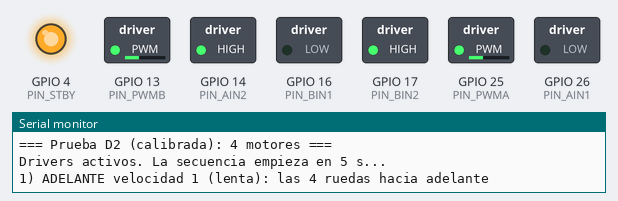
The sketch below on a simulated ESP32. Shown: switched loads named in the sketch (green lamp = pin HIGH), output pins drawn as LEDs (lit = HIGH), the last lines printed to the serial monitor.

Above: at 5.3 s.
At 9.3 s:
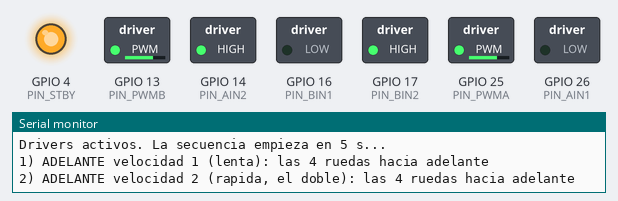
At 17.3 s:
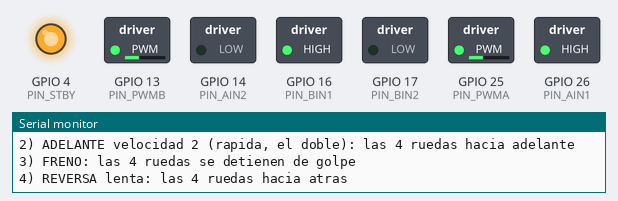
At 21.3 s:
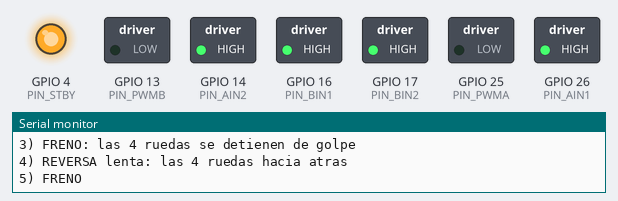
At 29.3 s:
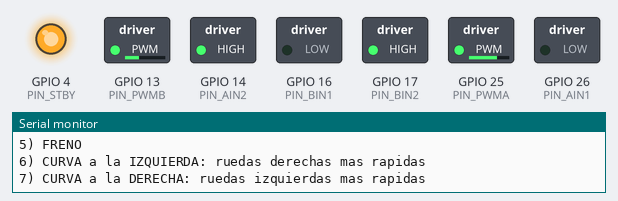
At 37.3 s:
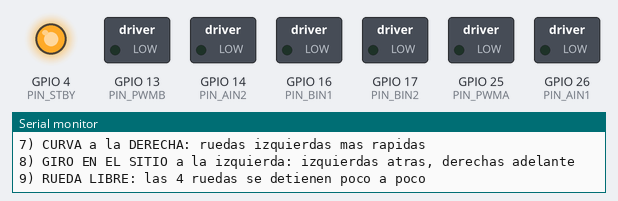
Timing chart, 0 to 38.8 s (numbered marks = the images above):
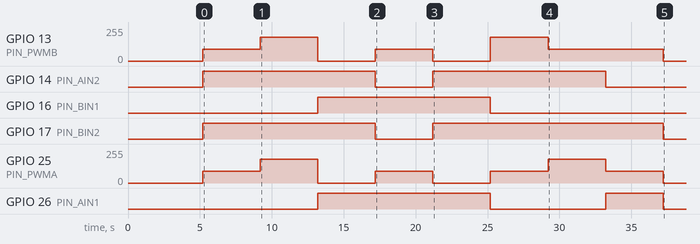

The sketch:

Demo_RuedasDrivers_Funcional.ino
```cpp
// =============================================================
// Prueba D2 (calibrada) - 4 motores con 2 TB6612FNG (senales compartidas)
// Placa: ESP32 DEVKIT V1 en placa de expansion G/V/S  |  Core esp32 3.3.12
// Lado IZQUIERDO = canal A de ambos drivers   Lado DERECHO = canal B de ambos drivers
// Conexiones (fila S): GPIO25->PWMA  GPIO26->AIN1  GPIO14->AIN2
//                      GPIO13->PWMB  GPIO16->BIN1  GPIO17->BIN2  GPIO4->STBY
// Secuencia (4 s por etapa): adelante lento, adelante rapido, freno, atras,
//                            curva izquierda, curva derecha, giro en el sitio, rueda libre
// =============================================================

// ---------- Pines del ESP32 hacia los TB6612 ----------
const int PIN_PWMA = 25;   // Velocidad lado izquierdo
const int PIN_AIN1 = 26;   // Sentido lado izquierdo
const int PIN_AIN2 = 14;   // Sentido lado izquierdo
const int PIN_PWMB = 13;   // Velocidad lado derecho
const int PIN_BIN1 = 16;   // Sentido lado derecho (RX2 en algunas placas)
const int PIN_BIN2 = 17;   // Sentido lado derecho (TX2 en algunas placas)
const int PIN_STBY = 4;    // 1 = drivers activos, 0 = standby

// ---------- Calibracion del montaje (verificada con la Prueba D3) ----------
const bool INVERTIR_IZQUIERDA = true;
const bool INVERTIR_DERECHA   = true;

// ---------- PWM ----------
const uint32_t FRECUENCIA_PWM = 20000;  // 20 kHz: no se escucha
const uint8_t  RESOLUCION_PWM = 10;     // Valores de 0 a 1023
const int32_t  PWM_MAXIMO     = 716;    // 70 %: con 8.4 V el motor recibe ~5.9 V
const int32_t  PWM_LENTO      = 358;    // 35 %: mitad del maximo (velocidad 1)

const unsigned long DURACION_ETAPA_MS = 4000;

// Mueve un lado. velocidad: de -PWM_MAXIMO a +PWM_MAXIMO (positivo = adelante, negativo = atras)
void moverLado(int pinPwm, int pinIn1, int pinIn2, int32_t velocidad, bool invertir) {
  if (invertir) {
    velocidad = -velocidad;               // Compensa la orientacion del montaje
  }
  if (velocidad > PWM_MAXIMO) {
    velocidad = PWM_MAXIMO;               // Limite superior
  }
  if (velocidad < -PWM_MAXIMO) {
    velocidad = -PWM_MAXIMO;              // Limite inferior
  }

  if (velocidad >= 0) {                   // IN1 alto, IN2 bajo
    digitalWrite(pinIn1, HIGH);
    digitalWrite(pinIn2, LOW);
    ledcWrite(pinPwm, (uint32_t)velocidad);
  } else {                                // IN1 bajo, IN2 alto
    digitalWrite(pinIn1, LOW);
    digitalWrite(pinIn2, HIGH);
    ledcWrite(pinPwm, (uint32_t)(-velocidad));
  }
}

// Mueve ambos lados con velocidades independientes
void mover(int32_t velocidadIzquierda, int32_t velocidadDerecha) {
  moverLado(PIN_PWMA, PIN_AIN1, PIN_AIN2, velocidadIzquierda, INVERTIR_IZQUIERDA);
  moverLado(PIN_PWMB, PIN_BIN1, PIN_BIN2, velocidadDerecha,   INVERTIR_DERECHA);
}

// Freno activo en los 4 motores: IN1 = IN2 = alto
void frenar() {
  digitalWrite(PIN_AIN1, HIGH);
  digitalWrite(PIN_AIN2, HIGH);
  digitalWrite(PIN_BIN1, HIGH);
  digitalWrite(PIN_BIN2, HIGH);
  ledcWrite(PIN_PWMA, 0);
  ledcWrite(PIN_PWMB, 0);
}

// Rueda libre en los 4 motores: IN1 = IN2 = bajo
void soltar() {
  digitalWrite(PIN_AIN1, LOW);
  digitalWrite(PIN_AIN2, LOW);
  digitalWrite(PIN_BIN1, LOW);
  digitalWrite(PIN_BIN2, LOW);
  ledcWrite(PIN_PWMA, 0);
  ledcWrite(PIN_PWMB, 0);
}

// Muestra el nombre de la etapa y la mantiene durante DURACION_ETAPA_MS
void etapa(const char *mensaje) {
  Serial.println(mensaje);
  delay(DURACION_ETAPA_MS);
}

void setup() {
  Serial.begin(115200);
  delay(200);
  Serial.println();
  Serial.println("=== Prueba D2 (calibrada): 4 motores ===");

  pinMode(PIN_AIN1, OUTPUT);
  pinMode(PIN_AIN2, OUTPUT);
  pinMode(PIN_BIN1, OUTPUT);
  pinMode(PIN_BIN2, OUTPUT);
  pinMode(PIN_STBY, OUTPUT);
  digitalWrite(PIN_STBY, LOW);            // Drivers apagados mientras se configura

  bool pwmOk = ledcAttach(PIN_PWMA, FRECUENCIA_PWM, RESOLUCION_PWM) &&
               ledcAttach(PIN_PWMB, FRECUENCIA_PWM, RESOLUCION_PWM);
  if (!pwmOk) {
    Serial.println("ERROR: no se pudo configurar el PWM.");
    while (true) {
      delay(1000);
    }
  }

  soltar();
  digitalWrite(PIN_STBY, HIGH);           // Drivers activos
  Serial.println("Drivers activos. La secuencia empieza en 5 s...");
  delay(5000);
}

void loop() {
  mover(PWM_LENTO, PWM_LENTO);
  etapa("1) ADELANTE velocidad 1 (lenta): las 4 ruedas hacia adelante");

  mover(PWM_MAXIMO, PWM_MAXIMO);
  etapa("2) ADELANTE velocidad 2 (rapida, el doble): las 4 ruedas hacia adelante");

  frenar();
  etapa("3) FRENO: las 4 ruedas se detienen de golpe");

  mover(-PWM_LENTO, -PWM_LENTO);
  etapa("4) REVERSA lenta: las 4 ruedas hacia atras");

  frenar();
  etapa("5) FRENO");

  mover(PWM_LENTO, PWM_MAXIMO);
  etapa("6) CURVA a la IZQUIERDA: ruedas derechas mas rapidas");

  mover(PWM_MAXIMO, PWM_LENTO);
  etapa("7) CURVA a la DERECHA: ruedas izquierdas mas rapidas");

  mover(-PWM_LENTO, PWM_LENTO);
  etapa("8) GIRO EN EL SITIO a la izquierda: izquierdas atras, derechas adelante");

  soltar();
  etapa("9) RUEDA LIBRE: las 4 ruedas se detienen poco a poco");

  Serial.println("--- Fin de la secuencia, se repite ---");
}
```

Measured:
- by itself, GPIO 14 (PIN_AIN2): alternates HIGH for 12.0 s and LOW for 4.0 s
- by itself, GPIO 16 (PIN_BIN1): LOW → HIGH at 13.2 s, → LOW 12.0 s later
- by itself, GPIO 17 (PIN_BIN2): LOW → HIGH at 5.2 s, → LOW 12.0 s later, → HIGH 4.0 s later, → LOW 16.0 s later
- by itself, GPIO 26 (PIN_AIN1): LOW → HIGH at 13.2 s, → LOW 12.0 s later, → HIGH 8.0 s later, → LOW 4.0 s later
- by itself, GPIO 13 (PIN_PWMB): 0/255 → 89/255 at 5.2 s, → 178/255 4.0 s later, → 0/255 4.0 s later, → 89/255 4.0 s later, … (8 changes in this stretch)
- by itself, GPIO 25 (PIN_PWMA): 0/255 → 89/255 at 5.2 s, → 178/255 4.0 s later, → 0/255 4.0 s later, → 89/255 4.0 s later, … (9 changes in this stretch)
